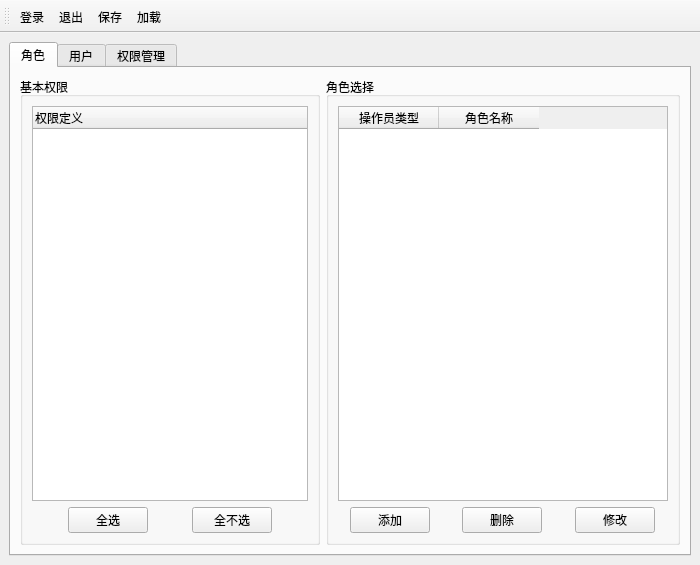
<?xml version="1.0" encoding="UTF-8"?>
<ui version="4.0">
 <class>QuserWnd</class>
 <widget class="QMainWindow" name="QuserWnd">
  <property name="geometry">
   <rect>
    <x>0</x>
    <y>0</y>
    <width>700</width>
    <height>565</height>
   </rect>
  </property>
  <property name="windowTitle">
   <string>角色权限管理</string>
  </property>
  <widget class="QWidget" name="centralwidget">
   <layout class="QGridLayout" name="gridLayout_7">
    <item row="0" column="0">
     <widget class="QTabWidget" name="m_tabWidget">
      <property name="styleSheet">
       <string notr="true"/>
      </property>
      <property name="currentIndex">
       <number>0</number>
      </property>
      <widget class="QWidget" name="tab">
       <attribute name="title">
        <string>角色</string>
       </attribute>
       <layout class="QGridLayout" name="gridLayout_3">
        <item row="0" column="0">
         <widget class="QGroupBox" name="groupBox_2">
          <property name="title">
           <string>基本权限</string>
          </property>
          <layout class="QGridLayout" name="gridLayout_4">
           <item row="0" column="0" colspan="5">
            <widget class="QTreeWidget" name="m_roleTW">
             <column>
              <property name="text">
               <string>权限定义</string>
              </property>
             </column>
            </widget>
           </item>
           <item row="1" column="0">
            <spacer name="horizontalSpacer">
             <property name="orientation">
              <enum>Qt::Horizontal</enum>
             </property>
             <property name="sizeHint" stdset="0">
              <size>
               <width>32</width>
               <height>20</height>
              </size>
             </property>
            </spacer>
           </item>
           <item row="1" column="1">
            <widget class="QPushButton" name="m_rolelAll">
             <property name="text">
              <string>全选</string>
             </property>
            </widget>
           </item>
           <item row="1" column="2">
            <spacer name="horizontalSpacer_2">
             <property name="orientation">
              <enum>Qt::Horizontal</enum>
             </property>
             <property name="sizeHint" stdset="0">
              <size>
               <width>33</width>
               <height>20</height>
              </size>
             </property>
            </spacer>
           </item>
           <item row="1" column="3">
            <widget class="QPushButton" name="m_rolelNotAll">
             <property name="text">
              <string>全不选</string>
             </property>
            </widget>
           </item>
           <item row="1" column="4">
            <spacer name="horizontalSpacer_3">
             <property name="orientation">
              <enum>Qt::Horizontal</enum>
             </property>
             <property name="sizeHint" stdset="0">
              <size>
               <width>32</width>
               <height>20</height>
              </size>
             </property>
            </spacer>
           </item>
          </layout>
         </widget>
        </item>
        <item row="0" column="1">
         <widget class="QGroupBox" name="roleGroupBox">
          <property name="title">
           <string>角色选择</string>
          </property>
          <layout class="QGridLayout" name="gridLayout">
           <item row="1" column="0">
            <spacer name="horizontalSpacer_4">
             <property name="orientation">
              <enum>Qt::Horizontal</enum>
             </property>
             <property name="sizeHint" stdset="0">
              <size>
               <width>7</width>
               <height>20</height>
              </size>
             </property>
            </spacer>
           </item>
           <item row="1" column="1">
            <widget class="QPushButton" name="m_addRoleBtn">
             <property name="text">
              <string>添加</string>
             </property>
            </widget>
           </item>
           <item row="1" column="2">
            <spacer name="horizontalSpacer_5">
             <property name="orientation">
              <enum>Qt::Horizontal</enum>
             </property>
             <property name="sizeHint" stdset="0">
              <size>
               <width>22</width>
               <height>20</height>
              </size>
             </property>
            </spacer>
           </item>
           <item row="1" column="3">
            <widget class="QPushButton" name="m_delRoleBtn">
             <property name="text">
              <string>删除</string>
             </property>
            </widget>
           </item>
           <item row="1" column="4">
            <spacer name="horizontalSpacer_6">
             <property name="orientation">
              <enum>Qt::Horizontal</enum>
             </property>
             <property name="sizeHint" stdset="0">
              <size>
               <width>22</width>
               <height>20</height>
              </size>
             </property>
            </spacer>
           </item>
           <item row="1" column="5">
            <widget class="QPushButton" name="m_appBtn">
             <property name="text">
              <string>修改</string>
             </property>
            </widget>
           </item>
           <item row="1" column="6">
            <spacer name="horizontalSpacer_7">
             <property name="orientation">
              <enum>Qt::Horizontal</enum>
             </property>
             <property name="sizeHint" stdset="0">
              <size>
               <width>8</width>
               <height>20</height>
              </size>
             </property>
            </spacer>
           </item>
           <item row="0" column="0" colspan="7">
            <widget class="QTableWidget" name="m_roleTable">
             <property name="selectionMode">
              <enum>QAbstractItemView::SingleSelection</enum>
             </property>
             <property name="selectionBehavior">
              <enum>QAbstractItemView::SelectRows</enum>
             </property>
             <column>
              <property name="text">
               <string>操作员类型</string>
              </property>
             </column>
             <column>
              <property name="text">
               <string>角色名称</string>
              </property>
             </column>
            </widget>
           </item>
          </layout>
         </widget>
        </item>
       </layout>
      </widget>
      <widget class="QWidget" name="tab_2">
       <attribute name="title">
        <string>用户</string>
       </attribute>
       <layout class="QGridLayout" name="gridLayout_5">
        <item row="0" column="0" colspan="3">
         <widget class="QTableWidget" name="m_userTbWidget">
          <column>
           <property name="text">
            <string>用户名</string>
           </property>
          </column>
          <column>
           <property name="text">
            <string>描述</string>
           </property>
          </column>
          <column>
           <property name="text">
            <string>密码</string>
           </property>
          </column>
          <column>
           <property name="text">
            <string>类别描述</string>
           </property>
          </column>
          <column>
           <property name="text">
            <string>角色类别</string>
           </property>
          </column>
          <column>
           <property name="text">
            <string>组长</string>
           </property>
          </column>
         </widget>
        </item>
        <item row="1" column="0">
         <spacer name="horizontalSpacer_8">
          <property name="orientation">
           <enum>Qt::Horizontal</enum>
          </property>
          <property name="sizeHint" stdset="0">
           <size>
            <width>203</width>
            <height>20</height>
           </size>
          </property>
         </spacer>
        </item>
        <item row="1" column="1">
         <widget class="QSplitter" name="splitter">
          <property name="orientation">
           <enum>Qt::Horizontal</enum>
          </property>
          <widget class="QPushButton" name="m_addUserBtn">
           <property name="text">
            <string>添加</string>
           </property>
          </widget>
          <widget class="QPushButton" name="m_delUserBtn">
           <property name="text">
            <string>删除</string>
           </property>
          </widget>
          <widget class="QPushButton" name="m_modUserBtn">
           <property name="text">
            <string>修改</string>
           </property>
          </widget>
         </widget>
        </item>
        <item row="1" column="2">
         <spacer name="horizontalSpacer_9">
          <property name="orientation">
           <enum>Qt::Horizontal</enum>
          </property>
          <property name="sizeHint" stdset="0">
           <size>
            <width>202</width>
            <height>20</height>
           </size>
          </property>
         </spacer>
        </item>
       </layout>
      </widget>
      <widget class="QWidget" name="tabpage">
       <attribute name="title">
        <string>权限管理</string>
       </attribute>
       <layout class="QHBoxLayout" name="horizontalLayout" stretch="1,1">
        <item>
         <layout class="QGridLayout" name="gridLayout_6">
          <item row="0" column="0" colspan="5">
           <widget class="QTreeWidget" name="m_authTW">
            <column>
             <property name="text">
              <string>节点/权限</string>
             </property>
            </column>
           </widget>
          </item>
          <item row="1" column="0">
           <spacer name="horizontalSpacer_10">
            <property name="orientation">
             <enum>Qt::Horizontal</enum>
            </property>
            <property name="sizeHint" stdset="0">
             <size>
              <width>13</width>
              <height>20</height>
             </size>
            </property>
           </spacer>
          </item>
          <item row="1" column="1">
           <widget class="QPushButton" name="m_selAllAuth">
            <property name="text">
             <string>全选</string>
            </property>
           </widget>
          </item>
          <item row="1" column="2">
           <spacer name="horizontalSpacer_12">
            <property name="orientation">
             <enum>Qt::Horizontal</enum>
            </property>
            <property name="sizeHint" stdset="0">
             <size>
              <width>13</width>
              <height>20</height>
             </size>
            </property>
           </spacer>
          </item>
          <item row="1" column="3">
           <widget class="QPushButton" name="m_selEptAuth">
            <property name="text">
             <string>全不选</string>
            </property>
           </widget>
          </item>
          <item row="1" column="4">
           <spacer name="horizontalSpacer_11">
            <property name="orientation">
             <enum>Qt::Horizontal</enum>
            </property>
            <property name="sizeHint" stdset="0">
             <size>
              <width>13</width>
              <height>20</height>
             </size>
            </property>
           </spacer>
          </item>
         </layout>
        </item>
        <item>
         <widget class="QGroupBox" name="groupBox">
          <property name="title">
           <string>用户选择</string>
          </property>
          <layout class="QGridLayout" name="gridLayout_2">
           <item row="1" column="0">
            <spacer name="horizontalSpacer_13">
             <property name="orientation">
              <enum>Qt::Horizontal</enum>
             </property>
             <property name="sizeHint" stdset="0">
              <size>
               <width>8</width>
               <height>20</height>
              </size>
             </property>
            </spacer>
           </item>
           <item row="1" column="1">
            <widget class="QPushButton" name="m_addauthBtn">
             <property name="text">
              <string>添加</string>
             </property>
            </widget>
           </item>
           <item row="1" column="2">
            <spacer name="horizontalSpacer_14">
             <property name="orientation">
              <enum>Qt::Horizontal</enum>
             </property>
             <property name="sizeHint" stdset="0">
              <size>
               <width>8</width>
               <height>20</height>
              </size>
             </property>
            </spacer>
           </item>
           <item row="1" column="3">
            <widget class="QPushButton" name="m_delauthBtn">
             <property name="text">
              <string>删除</string>
             </property>
            </widget>
           </item>
           <item row="1" column="4">
            <spacer name="horizontalSpacer_15">
             <property name="orientation">
              <enum>Qt::Horizontal</enum>
             </property>
             <property name="sizeHint" stdset="0">
              <size>
               <width>9</width>
               <height>20</height>
              </size>
             </property>
            </spacer>
           </item>
           <item row="1" column="5">
            <widget class="QPushButton" name="m_aplauthBtn">
             <property name="text">
              <string>应用</string>
             </property>
            </widget>
           </item>
           <item row="1" column="6">
            <spacer name="horizontalSpacer_16">
             <property name="orientation">
              <enum>Qt::Horizontal</enum>
             </property>
             <property name="sizeHint" stdset="0">
              <size>
               <width>8</width>
               <height>20</height>
              </size>
             </property>
            </spacer>
           </item>
           <item row="0" column="0" colspan="7">
            <widget class="QTreeWidget" name="m_userTW">
             <column>
              <property name="text">
               <string>用户名称</string>
              </property>
             </column>
             <column>
              <property name="text">
               <string>描述</string>
              </property>
             </column>
            </widget>
           </item>
          </layout>
         </widget>
        </item>
       </layout>
      </widget>
     </widget>
    </item>
   </layout>
  </widget>
  <widget class="QToolBar" name="toolBar">
   <property name="windowTitle">
    <string>toolBar</string>
   </property>
   <property name="iconSize">
    <size>
     <width>24</width>
     <height>24</height>
    </size>
   </property>
   <property name="toolButtonStyle">
    <enum>Qt::ToolButtonTextBesideIcon</enum>
   </property>
   <attribute name="toolBarArea">
    <enum>TopToolBarArea</enum>
   </attribute>
   <attribute name="toolBarBreak">
    <bool>false</bool>
   </attribute>
   <addaction name="actionLogin"/>
   <addaction name="actionExit"/>
   <addaction name="actionSave"/>
   <addaction name="actionLoad"/>
  </widget>
  <action name="actionLogin">
   <property name="checkable">
    <bool>true</bool>
   </property>
   <property name="icon">
    <iconset resource="res.qrc">
     <normaloff>:/res/login.png</normaloff>:/res/login.png</iconset>
   </property>
   <property name="text">
    <string>登录</string>
   </property>
   <property name="toolTip">
    <string>用户登录</string>
   </property>
  </action>
  <action name="actionExit">
   <property name="checkable">
    <bool>true</bool>
   </property>
   <property name="icon">
    <iconset resource="res.qrc">
     <normaloff>:/res/application-exit.png</normaloff>:/res/application-exit.png</iconset>
   </property>
   <property name="text">
    <string>退出</string>
   </property>
   <property name="toolTip">
    <string>退出程序</string>
   </property>
  </action>
  <action name="actionSave">
   <property name="checkable">
    <bool>true</bool>
   </property>
   <property name="icon">
    <iconset resource="res.qrc">
     <normaloff>:/res/dbsave.png</normaloff>:/res/dbsave.png</iconset>
   </property>
   <property name="text">
    <string>保存</string>
   </property>
   <property name="toolTip">
    <string>保存更改</string>
   </property>
  </action>
  <action name="actionLoad">
   <property name="checkable">
    <bool>true</bool>
   </property>
   <property name="icon">
    <iconset resource="res.qrc">
     <normaloff>:/res/dbupdate.png</normaloff>:/res/dbupdate.png</iconset>
   </property>
   <property name="text">
    <string>加载</string>
   </property>
   <property name="toolTip">
    <string>加载更改</string>
   </property>
  </action>
 </widget>
 <resources>
  <include location="res.qrc"/>
 </resources>
 <connections/>
</ui>
